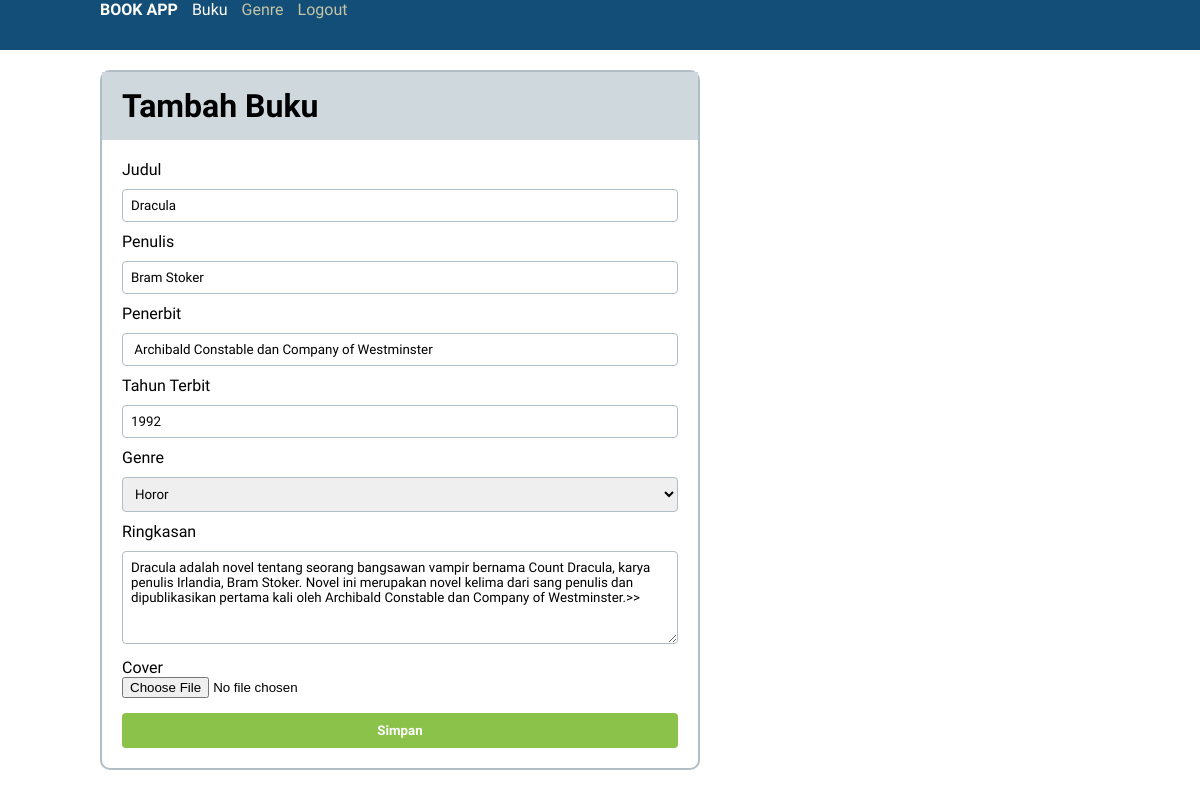
Screenshot of /buku/edit.php?id_buku=4 (signed in) with the database file from the repository.
### tables this page shows
CREATE TABLE `buku` (
  `id_buku` int(4) NOT NULL,
  `judul` varchar(255) NOT NULL,
  `penulis` varchar(255) NOT NULL,
  `penerbit` varchar(255) NOT NULL,
  `tahun_terbit` int(4) NOT NULL,
  `ringkasan` text NOT NULL,
  `cover` varchar(1000) DEFAULT NULL,
  `id_genre` int(2) DEFAULT NULL
);

### buku/edit.php (the view, shortened to what this page needs)
<?php
include '../koneksi.php';
include '../template/header.php';
$query = "SELECT * FROM genre ORDER BY (genre)";
$hasil = mysqli_query($koneksi, $query);
$genre = array();
while($data = mysqli_fetch_assoc($hasil))
{
    $genre[] = $data;
}
$id_buku = $_GET['id_buku'];
$q_buku = "SELECT * FROM buku INNER JOIN genre ON buku.id_genre = genre.id_genre WHERE id_buku = $id_buku";
$hasil_buku = mysqli_query($koneksi, $q_buku);
$buku = mysqli_fetch_assoc($hasil_buku);
?>
<div class="form">
            <h1>Tambah Buku</h1>
            <form action="" method="post" class="form-tambah-edit" enctype="multipart/form-data">
                    <label for="">Judul</label>
                    <input type="text" name="judul" value="<?= $buku['judul']?>" class="form-control">
                    <label for="">Penulis</label>
                    <input type="text" name="penulis" value="<?= $buku['penulis']?>" class="form-control">
                    <label for="">Penerbit</label>
                    <input type="text" name="penerbit" value="<?= $buku['penerbit']?>" class="form-control">
                    <label for="">Tahun Terbit</label>
                    <input type="number" name="tahun_terbit" value="<?= $buku['tahun_terbit']?>" class="form-control">
                    <label for="">Genre</label>
                    <select name="id_genre">
                        <?php
                        foreach ($genre as $g){?>
                        <option value="<?= $g['id_genre']?>"<?php if($buku['id_genre'] == $g['id_genre']){echo"selected";}?>><?= $g['genre']?></option>
                        <?php
                        }
                        ?>
                    </select>
                    <label for="">Ringkasan</label>
                    <textarea name="ringkasan" id="" rows="5"><?= $buku['ringkasan'] ?>></textarea>
                    <label for="">Cover</label>
                    <input type="file" name="cover" id="">
                <button type="submit" name="simpan" class="btn-large">Simpan</button>
            </form>
        </div>
<?php
include '../template/footer.php';
?>

### css/style.css (style rules this page uses)
html, body, h1, h2, h3, div, nav, ul, li, table, th, td, img { margin: 0; padding: 0; }
* { box-sizing: border-box; }
h1, .nav-item a, th, td, input[type='search'], button, .form-tambah-edit label, .form-control, .form-tambah-edit textarea, .form-tambah-edit select, .btn-large, .detail { font-family: 'Krub', sans-serif; }
button { padding: 10px; border: none; color: white; font-weight: bold; }
.form { width: 60%; margin: 20px 0; border: 2px solid #B0BEC5; border-radius: 10px; }
.form h1, .detail h1 { width: 100%; padding: 15px 0 15px 20px; background-color: #CFD8DC; }
.form-tambah-edit { padding: 20px; }
.form-tambah-edit label { display: block; }
.form-control, .form-tambah-edit textarea, .form-tambah-edit select { width: 100%; margin: 10px 0; padding: 8px; border: 1px solid #B0BEC5; border-radius: 4px; }
.btn-large { width: 100%; background-color: #8BC34A; border: none; border-radius: 4px; margin-top: 15px; transition: .4s; }

### rows the page displays
buku: judul "Dracula", penulis "Bram Stoker", penerbit "Archibald Constable dan Company of Westminster", tahun_terbit "1992", ringkasan "Dracula adalah novel tentang seorang bangsawan vampir bernama Count Dracula, karya penulis Irlandia, Bram Stoker. Novel ini merupakan novel kelima dari sang penulis dan dipublikasikan pertama kali oleh Archibald Constable dan Company of Westminster.>>"

### other values shown
form field id_genre "Horor"
